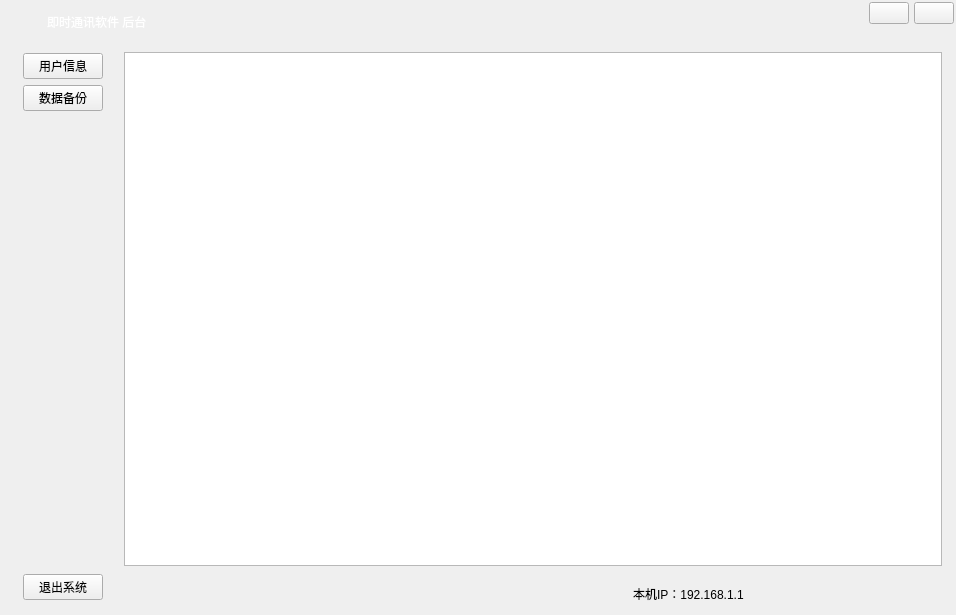
<?xml version="1.0" encoding="UTF-8"?>
<ui version="4.0">
 <class>MainWindow</class>
 <widget class="QWidget" name="MainWindow">
  <property name="geometry">
   <rect>
    <x>0</x>
    <y>0</y>
    <width>956</width>
    <height>615</height>
   </rect>
  </property>
  <property name="windowTitle">
   <string>即时通讯软件后台</string>
  </property>
  <property name="windowIcon">
   <iconset resource="images.qrc">
    <normaloff>:/resource/images/ic_app.png</normaloff>:/resource/images/ic_app.png</iconset>
  </property>
  <property name="styleSheet">
   <string notr="true"/>
  </property>
  <layout class="QVBoxLayout" name="verticalLayout">
   <property name="spacing">
    <number>0</number>
   </property>
   <property name="leftMargin">
    <number>2</number>
   </property>
   <property name="topMargin">
    <number>2</number>
   </property>
   <property name="rightMargin">
    <number>2</number>
   </property>
   <property name="bottomMargin">
    <number>2</number>
   </property>
   <item>
    <widget class="QWidget" name="widgetWinTitle" native="true">
     <property name="minimumSize">
      <size>
       <width>0</width>
       <height>40</height>
      </size>
     </property>
     <property name="maximumSize">
      <size>
       <width>16777215</width>
       <height>40</height>
      </size>
     </property>
     <layout class="QHBoxLayout" name="horizontalLayout_2" stretch="0,1,0,0">
      <property name="spacing">
       <number>5</number>
      </property>
      <property name="leftMargin">
       <number>10</number>
      </property>
      <property name="topMargin">
       <number>0</number>
      </property>
      <property name="rightMargin">
       <number>0</number>
      </property>
      <property name="bottomMargin">
       <number>0</number>
      </property>
      <item>
       <widget class="QLabel" name="labelWinIcon">
        <property name="minimumSize">
         <size>
          <width>30</width>
          <height>30</height>
         </size>
        </property>
        <property name="maximumSize">
         <size>
          <width>50</width>
          <height>50</height>
         </size>
        </property>
        <property name="text">
         <string/>
        </property>
        <property name="pixmap">
         <pixmap resource="images.qrc">:/resource/images/ic_app.png</pixmap>
        </property>
       </widget>
      </item>
      <item>
       <widget class="QLabel" name="labelWinTitle">
        <property name="styleSheet">
         <string notr="true">color: #FFFFFF;</string>
        </property>
        <property name="text">
         <string>即时通讯软件 后台</string>
        </property>
       </widget>
      </item>
      <item alignment="Qt::AlignTop">
       <widget class="QPushButton" name="btnWinMin">
        <property name="focusPolicy">
         <enum>Qt::NoFocus</enum>
        </property>
        <property name="text">
         <string/>
        </property>
        <property name="icon">
         <iconset resource="images.qrc">
          <normaloff>:/resource/common/ic_min.png</normaloff>:/resource/common/ic_min.png</iconset>
        </property>
       </widget>
      </item>
      <item alignment="Qt::AlignTop">
       <widget class="QPushButton" name="btnWinClose">
        <property name="focusPolicy">
         <enum>Qt::NoFocus</enum>
        </property>
        <property name="text">
         <string/>
        </property>
        <property name="icon">
         <iconset resource="images.qrc">
          <normaloff>:/resource/common/ic_close_white.png</normaloff>:/resource/common/ic_close_white.png</iconset>
        </property>
       </widget>
      </item>
     </layout>
    </widget>
   </item>
   <item>
    <widget class="QWidget" name="widgetBody" native="true">
     <layout class="QHBoxLayout" name="horizontalLayout">
      <property name="spacing">
       <number>0</number>
      </property>
      <property name="leftMargin">
       <number>0</number>
      </property>
      <property name="topMargin">
       <number>0</number>
      </property>
      <property name="rightMargin">
       <number>0</number>
      </property>
      <property name="bottomMargin">
       <number>0</number>
      </property>
      <item>
       <widget class="QStackedWidget" name="stackedWidgetMain">
        <property name="currentIndex">
         <number>1</number>
        </property>
        <widget class="QWidget" name="LoginWidget">
         <widget class="QWidget" name="widgetUser" native="true">
          <property name="geometry">
           <rect>
            <x>600</x>
            <y>160</y>
            <width>282</width>
            <height>147</height>
           </rect>
          </property>
          <property name="minimumSize">
           <size>
            <width>282</width>
            <height>147</height>
           </size>
          </property>
          <property name="maximumSize">
           <size>
            <width>282</width>
            <height>147</height>
           </size>
          </property>
          <widget class="QPushButton" name="btnExit">
           <property name="geometry">
            <rect>
             <x>36</x>
             <y>109</y>
             <width>75</width>
             <height>23</height>
            </rect>
           </property>
           <property name="focusPolicy">
            <enum>Qt::NoFocus</enum>
           </property>
           <property name="text">
            <string>退出</string>
           </property>
           <property name="icon">
            <iconset resource="images.qrc">
             <normaloff>:/resource/images/ic_cancel.png</normaloff>:/resource/images/ic_cancel.png</iconset>
           </property>
          </widget>
          <widget class="QPushButton" name="btnLogin">
           <property name="geometry">
            <rect>
             <x>173</x>
             <y>110</y>
             <width>75</width>
             <height>23</height>
            </rect>
           </property>
           <property name="focusPolicy">
            <enum>Qt::NoFocus</enum>
           </property>
           <property name="text">
            <string>登录</string>
           </property>
           <property name="icon">
            <iconset resource="images.qrc">
             <normaloff>:/resource/images/ic_ok.png</normaloff>:/resource/images/ic_ok.png</iconset>
           </property>
          </widget>
          <widget class="QLabel" name="label">
           <property name="geometry">
            <rect>
             <x>33</x>
             <y>22</y>
             <width>36</width>
             <height>16</height>
            </rect>
           </property>
           <property name="text">
            <string>用名：</string>
           </property>
          </widget>
          <widget class="QLabel" name="label_2">
           <property name="geometry">
            <rect>
             <x>33</x>
             <y>66</y>
             <width>36</width>
             <height>16</height>
            </rect>
           </property>
           <property name="text">
            <string>密码：</string>
           </property>
          </widget>
          <widget class="QLineEdit" name="lineEditUser">
           <property name="geometry">
            <rect>
             <x>78</x>
             <y>22</y>
             <width>171</width>
             <height>20</height>
            </rect>
           </property>
           <property name="text">
            <string>admin</string>
           </property>
          </widget>
          <widget class="QLineEdit" name="lineEditPasswd">
           <property name="geometry">
            <rect>
             <x>78</x>
             <y>66</y>
             <width>171</width>
             <height>20</height>
            </rect>
           </property>
           <property name="text">
            <string>123456</string>
           </property>
           <property name="echoMode">
            <enum>QLineEdit::Password</enum>
           </property>
          </widget>
         </widget>
        </widget>
        <widget class="QWidget" name="MainWidget">
         <layout class="QHBoxLayout" name="horizontalLayout_3" stretch="0,0">
          <property name="spacing">
           <number>0</number>
          </property>
          <property name="leftMargin">
           <number>10</number>
          </property>
          <property name="topMargin">
           <number>0</number>
          </property>
          <property name="rightMargin">
           <number>2</number>
          </property>
          <property name="bottomMargin">
           <number>2</number>
          </property>
          <item>
           <widget class="QWidget" name="widgetNav" native="true">
            <layout class="QVBoxLayout" name="verticalLayout_3">
             <item>
              <widget class="QPushButton" name="btnScorePage">
               <property name="focusPolicy">
                <enum>Qt::NoFocus</enum>
               </property>
               <property name="text">
                <string>用户信息</string>
               </property>
               <property name="icon">
                <iconset resource="images.qrc">
                 <normaloff>:/resource/images/ic_goods.png</normaloff>:/resource/images/ic_goods.png</iconset>
               </property>
               <property name="iconSize">
                <size>
                 <width>24</width>
                 <height>24</height>
                </size>
               </property>
               <property name="checkable">
                <bool>true</bool>
               </property>
              </widget>
             </item>
             <item>
              <widget class="QPushButton" name="btnDataBackup">
               <property name="focusPolicy">
                <enum>Qt::NoFocus</enum>
               </property>
               <property name="text">
                <string>数据备份</string>
               </property>
               <property name="icon">
                <iconset resource="images.qrc">
                 <normaloff>:/resource/images/ic_backup.png</normaloff>:/resource/images/ic_backup.png</iconset>
               </property>
               <property name="iconSize">
                <size>
                 <width>24</width>
                 <height>24</height>
                </size>
               </property>
               <property name="checkable">
                <bool>true</bool>
               </property>
              </widget>
             </item>
             <item>
              <spacer name="verticalSpacer">
               <property name="orientation">
                <enum>Qt::Vertical</enum>
               </property>
               <property name="sizeHint" stdset="0">
                <size>
                 <width>20</width>
                 <height>330</height>
                </size>
               </property>
              </spacer>
             </item>
             <item>
              <widget class="QPushButton" name="btnQuit">
               <property name="focusPolicy">
                <enum>Qt::NoFocus</enum>
               </property>
               <property name="text">
                <string>退出系统</string>
               </property>
               <property name="icon">
                <iconset resource="images.qrc">
                 <normaloff>:/resource/images/ic_exit.png</normaloff>:/resource/images/ic_exit.png</iconset>
               </property>
               <property name="iconSize">
                <size>
                 <width>24</width>
                 <height>24</height>
                </size>
               </property>
              </widget>
             </item>
            </layout>
           </widget>
          </item>
          <item>
           <widget class="QWidget" name="widgetRight" native="true">
            <layout class="QVBoxLayout" name="verticalLayout_8">
             <property name="spacing">
              <number>0</number>
             </property>
             <property name="leftMargin">
              <number>0</number>
             </property>
             <property name="topMargin">
              <number>0</number>
             </property>
             <property name="rightMargin">
              <number>0</number>
             </property>
             <property name="bottomMargin">
              <number>0</number>
             </property>
             <item>
              <widget class="AnimationStackedWidget" name="stackedWidgetFunc">
               <property name="currentIndex">
                <number>1</number>
               </property>
               <widget class="QWidget" name="page">
                <layout class="QVBoxLayout" name="verticalLayout_11">
                 <item alignment="Qt::AlignLeft|Qt::AlignTop">
                  <widget class="QGroupBox" name="groupBox_2">
                   <property name="title">
                    <string>用户信息</string>
                   </property>
                   <layout class="QVBoxLayout" name="verticalLayout_4"/>
                  </widget>
                 </item>
                </layout>
               </widget>
               <widget class="QWidget" name="page_2">
                <layout class="QVBoxLayout" name="verticalLayout_5" stretch="0">
                 <property name="spacing">
                  <number>10</number>
                 </property>
                 <property name="leftMargin">
                  <number>10</number>
                 </property>
                 <property name="topMargin">
                  <number>10</number>
                 </property>
                 <property name="rightMargin">
                  <number>10</number>
                 </property>
                 <property name="bottomMargin">
                  <number>10</number>
                 </property>
                 <item>
                  <widget class="QTextBrowser" name="textBrowser"/>
                 </item>
                </layout>
               </widget>
               <widget class="QWidget" name="page_3">
                <layout class="QVBoxLayout" name="verticalLayout_9"/>
               </widget>
               <widget class="QWidget" name="page_4">
                <layout class="QHBoxLayout" name="horizontalLayout_6" stretch="0,1">
                 <property name="spacing">
                  <number>10</number>
                 </property>
                 <property name="leftMargin">
                  <number>10</number>
                 </property>
                 <property name="topMargin">
                  <number>10</number>
                 </property>
                 <property name="rightMargin">
                  <number>10</number>
                 </property>
                 <property name="bottomMargin">
                  <number>0</number>
                 </property>
                 <item>
                  <widget class="QWidget" name="widget_2" native="true"/>
                 </item>
                 <item>
                  <widget class="QTableView" name="tableViewUsers"/>
                 </item>
                </layout>
               </widget>
               <widget class="QWidget" name="page_5">
                <widget class="QGroupBox" name="groupBox_6">
                 <property name="geometry">
                  <rect>
                   <x>180</x>
                   <y>170</y>
                   <width>351</width>
                   <height>251</height>
                  </rect>
                 </property>
                 <property name="title">
                  <string>修改密码</string>
                 </property>
                 <layout class="QVBoxLayout" name="verticalLayout_2">
                  <item>
                   <layout class="QFormLayout" name="formLayout_3">
                    <item row="0" column="0">
                     <widget class="QLabel" name="label_15">
                      <property name="text">
                       <string>旧密码：</string>
                      </property>
                     </widget>
                    </item>
                    <item row="0" column="1">
                     <widget class="QLineEdit" name="lineEditOldPasswd">
                      <property name="echoMode">
                       <enum>QLineEdit::Password</enum>
                      </property>
                     </widget>
                    </item>
                    <item row="1" column="0">
                     <widget class="QLabel" name="label_16">
                      <property name="text">
                       <string>新密码：</string>
                      </property>
                     </widget>
                    </item>
                    <item row="1" column="1">
                     <widget class="QLineEdit" name="lineEditNewPasswd">
                      <property name="echoMode">
                       <enum>QLineEdit::Password</enum>
                      </property>
                     </widget>
                    </item>
                    <item row="2" column="0">
                     <widget class="QLabel" name="label_17">
                      <property name="text">
                       <string>新密码：</string>
                      </property>
                     </widget>
                    </item>
                    <item row="2" column="1">
                     <widget class="QLineEdit" name="lineEditNewPasswd2">
                      <property name="echoMode">
                       <enum>QLineEdit::Password</enum>
                      </property>
                     </widget>
                    </item>
                   </layout>
                  </item>
                  <item>
                   <spacer name="verticalSpacer_5">
                    <property name="orientation">
                     <enum>Qt::Vertical</enum>
                    </property>
                    <property name="sizeHint" stdset="0">
                     <size>
                      <width>20</width>
                      <height>50</height>
                     </size>
                    </property>
                   </spacer>
                  </item>
                  <item>
                   <layout class="QHBoxLayout" name="horizontalLayout_8">
                    <item>
                     <spacer name="horizontalSpacer_4">
                      <property name="orientation">
                       <enum>Qt::Horizontal</enum>
                      </property>
                      <property name="sizeHint" stdset="0">
                       <size>
                        <width>37</width>
                        <height>17</height>
                       </size>
                      </property>
                     </spacer>
                    </item>
                    <item>
                     <widget class="QPushButton" name="btnPasswdChange">
                      <property name="minimumSize">
                       <size>
                        <width>150</width>
                        <height>30</height>
                       </size>
                      </property>
                      <property name="focusPolicy">
                       <enum>Qt::NoFocus</enum>
                      </property>
                      <property name="text">
                       <string>修改</string>
                      </property>
                      <property name="icon">
                       <iconset resource="images.qrc">
                        <normaloff>:/resource/images/ic_ok.png</normaloff>:/resource/images/ic_ok.png</iconset>
                      </property>
                     </widget>
                    </item>
                    <item>
                     <spacer name="horizontalSpacer_3">
                      <property name="orientation">
                       <enum>Qt::Horizontal</enum>
                      </property>
                      <property name="sizeHint" stdset="0">
                       <size>
                        <width>40</width>
                        <height>20</height>
                       </size>
                      </property>
                     </spacer>
                    </item>
                   </layout>
                  </item>
                  <item>
                   <spacer name="verticalSpacer_4">
                    <property name="orientation">
                     <enum>Qt::Vertical</enum>
                    </property>
                    <property name="sizeHint" stdset="0">
                     <size>
                      <width>20</width>
                      <height>45</height>
                     </size>
                    </property>
                   </spacer>
                  </item>
                 </layout>
                </widget>
               </widget>
               <widget class="QWidget" name="page_6">
                <layout class="QVBoxLayout" name="verticalLayout_6">
                 <item>
                  <widget class="QGroupBox" name="groupBox">
                   <property name="title">
                    <string/>
                   </property>
                   <layout class="QVBoxLayout" name="verticalLayout_10">
                    <item>
                     <layout class="QHBoxLayout" name="horizontalLayout_14">
                      <item>
                       <widget class="QLabel" name="label_6">
                        <property name="text">
                         <string>备份目录：</string>
                        </property>
                       </widget>
                      </item>
                      <item>
                       <widget class="QLineEdit" name="lineEditBackup">
                        <property name="minimumSize">
                         <size>
                          <width>350</width>
                          <height>0</height>
                         </size>
                        </property>
                        <property name="readOnly">
                         <bool>true</bool>
                        </property>
                       </widget>
                      </item>
                      <item>
                       <widget class="QToolButton" name="toolButton">
                        <property name="text">
                         <string>...</string>
                        </property>
                       </widget>
                      </item>
                      <item>
                       <spacer name="horizontalSpacer_5">
                        <property name="orientation">
                         <enum>Qt::Horizontal</enum>
                        </property>
                        <property name="sizeHint" stdset="0">
                         <size>
                          <width>40</width>
                          <height>20</height>
                         </size>
                        </property>
                       </spacer>
                      </item>
                      <item>
                       <widget class="QPushButton" name="btnBackup">
                        <property name="text">
                         <string>备份</string>
                        </property>
                        <property name="icon">
                         <iconset resource="images.qrc">
                          <normaloff>:/resource/images/ic_data_backup.png</normaloff>:/resource/images/ic_data_backup.png</iconset>
                        </property>
                        <property name="iconSize">
                         <size>
                          <width>24</width>
                          <height>24</height>
                         </size>
                        </property>
                       </widget>
                      </item>
                      <item>
                       <widget class="QPushButton" name="btnDataUdo">
                        <property name="text">
                         <string>还原</string>
                        </property>
                        <property name="icon">
                         <iconset resource="images.qrc">
                          <normaloff>:/resource/images/ic_data_udo.png</normaloff>:/resource/images/ic_data_udo.png</iconset>
                        </property>
                        <property name="iconSize">
                         <size>
                          <width>24</width>
                          <height>24</height>
                         </size>
                        </property>
                       </widget>
                      </item>
                     </layout>
                    </item>
                    <item>
                     <spacer name="verticalSpacer_2">
                      <property name="orientation">
                       <enum>Qt::Vertical</enum>
                      </property>
                      <property name="sizeHint" stdset="0">
                       <size>
                        <width>20</width>
                        <height>490</height>
                       </size>
                      </property>
                     </spacer>
                    </item>
                   </layout>
                  </widget>
                 </item>
                </layout>
               </widget>
              </widget>
             </item>
             <item>
              <widget class="QWidget" name="widgetStatus" native="true">
               <property name="minimumSize">
                <size>
                 <width>0</width>
                 <height>35</height>
                </size>
               </property>
               <layout class="QHBoxLayout" name="horizontalLayout_5" stretch="1,0,0">
                <property name="leftMargin">
                 <number>2</number>
                </property>
                <property name="topMargin">
                 <number>2</number>
                </property>
                <property name="rightMargin">
                 <number>2</number>
                </property>
                <property name="bottomMargin">
                 <number>2</number>
                </property>
                <item>
                 <widget class="QWidget" name="widget" native="true"/>
                </item>
                <item>
                 <widget class="QLabel" name="labelHostAddr">
                  <property name="text">
                   <string>本机IP：192.168.1.1</string>
                  </property>
                 </widget>
                </item>
                <item>
                 <widget class="QLabel" name="labelSystemTime">
                  <property name="minimumSize">
                   <size>
                    <width>200</width>
                    <height>0</height>
                   </size>
                  </property>
                  <property name="text">
                   <string/>
                  </property>
                  <property name="alignment">
                   <set>Qt::AlignCenter</set>
                  </property>
                 </widget>
                </item>
               </layout>
              </widget>
             </item>
            </layout>
           </widget>
          </item>
         </layout>
        </widget>
       </widget>
      </item>
     </layout>
    </widget>
   </item>
  </layout>
 </widget>
 <layoutdefault spacing="6" margin="11"/>
 <customwidgets>
  <customwidget>
   <class>AnimationStackedWidget</class>
   <extends>QStackedWidget</extends>
   <header>animationstackedwidget.h</header>
   <container>1</container>
  </customwidget>
 </customwidgets>
 <tabstops>
  <tabstop>lineEditUser</tabstop>
  <tabstop>lineEditPasswd</tabstop>
 </tabstops>
 <resources>
  <include location="images.qrc"/>
 </resources>
 <connections/>
</ui>
